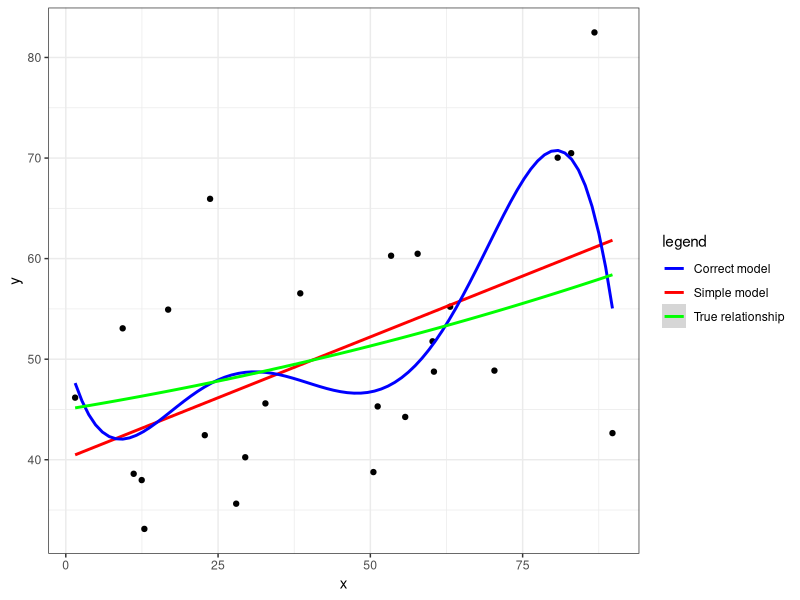
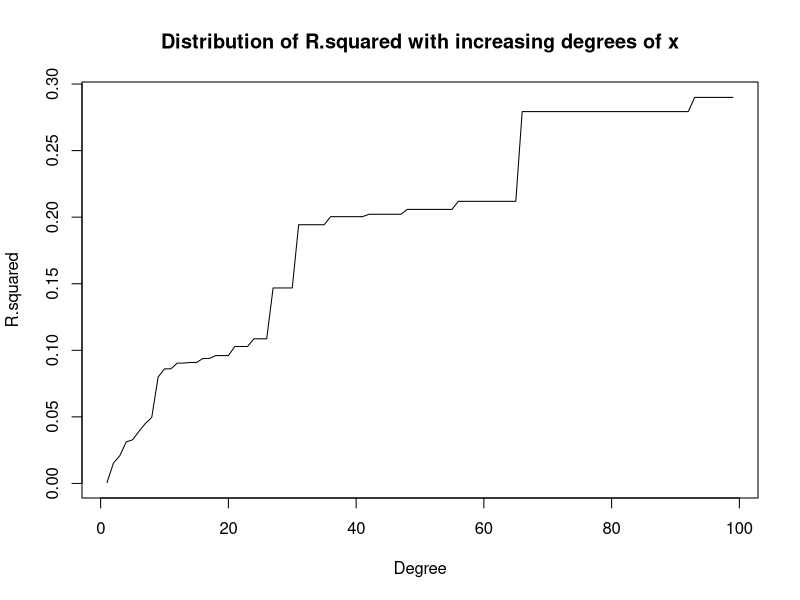
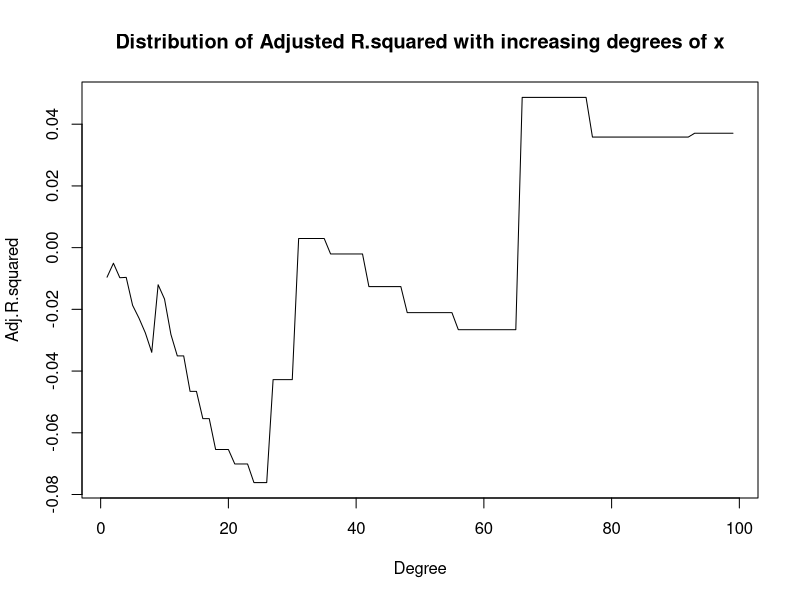
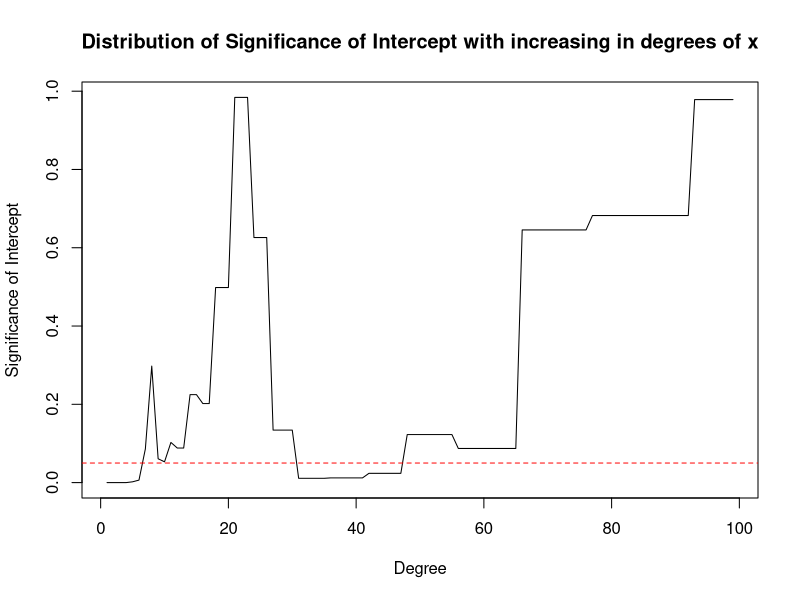

Reproduce these figures in R, in order.
## ---- chunk 1
knitr::opts_chunk$set(echo = TRUE)
library(tidyverse)
## ---- chunk 2
set.seed(3)
n <- 25
x <- runif(n, 0, 100)
sigma <- 10
error <- rnorm(n, 0, sd = sigma)
y <- 45 + 0.1*x + 5e-4*x^2 + 5e-7*x^3 + 5e-10*x^4 + 5e-13*x^5 + error
true_y <- y - error
## simple model
simple_model <- lm(y~x)
## correct model
correct_model <- lm(y~poly(x, 5, raw = T))
## visualization
xy <- data.frame(x,y,true_y=true_y)

xy %>% ggplot() + 
  aes(x = x, y = y) + 
  geom_point() + 
  geom_smooth(method = "lm", formula = y~x, se = F, aes(color="Simple model")) + 
  geom_smooth(method = "lm", formula = y~poly(x, 5, raw = T), se = F, aes(color="Correct model")) +
  geom_smooth(aes(x = x, y = true_y, se = F, color="True relationship"), size = 1) +
  scale_colour_manual(name="legend", values=c("blue", "red", "green")) + theme_bw()


## quality of fit
mean(abs(simple_model$fitted.values - y))
mean(abs(correct_model$fitted.values - y))
## ---- chunk 3
summary(simple_model)
summary(correct_model)
## ---- chunk 4
x2 = x^2
x3 = x^3
x4 = x^4
x5 = x^5
data = data.frame(x, x2, x3, x4, x5)
cor(data)
## ---- chunk 5
set.seed(1029)
x <- runif(100, 0, 100)
y <- runif(100, 0, 100)
# calculate true R^2
r <- matrix(0, 99, 3)
r[1, 1] <- summary(lm(y ~ x))$'r.squared'
r[1, 2] <- summary(lm(y ~ x))$'adj.r.squared'
r[1, 3] <- summary(lm(y ~ x))$coefficients[1, 4]
for (i in 2:99) {
r[i, 1] <- summary(lm(y ~ poly(x, i, raw = T)))$'r.squared'
r[i, 2] <- summary(lm(y ~ poly(x, i, raw = T)))$'adj.r.squared'
r[i, 3] <- summary(lm(y ~ poly(x, i, raw = T)))$coefficients[1, 4]
}
colnames(r) <- c('r.squared', 'adj.r.squared', 'intercept sig')
plot(r[,1], type = 'l', xlab = 'Degree', ylab = 'R.squared', main = 'Distribution of R.squared with increasing degrees of x')
plot(r[,2], type = 'l', xlab = 'Degree', ylab = 'Adj.R.squared', main = 'Distribution of Adjusted R.squared with increasing degrees of x')
plot(r[,3], type = 'l', xlab = 'Degree', ylab = 'Significance of Intercept', main = 'Distribution of Significance of Intercept with increasing in degrees of x')
abline(h = 0.05, col = 'red', lty = 2)
